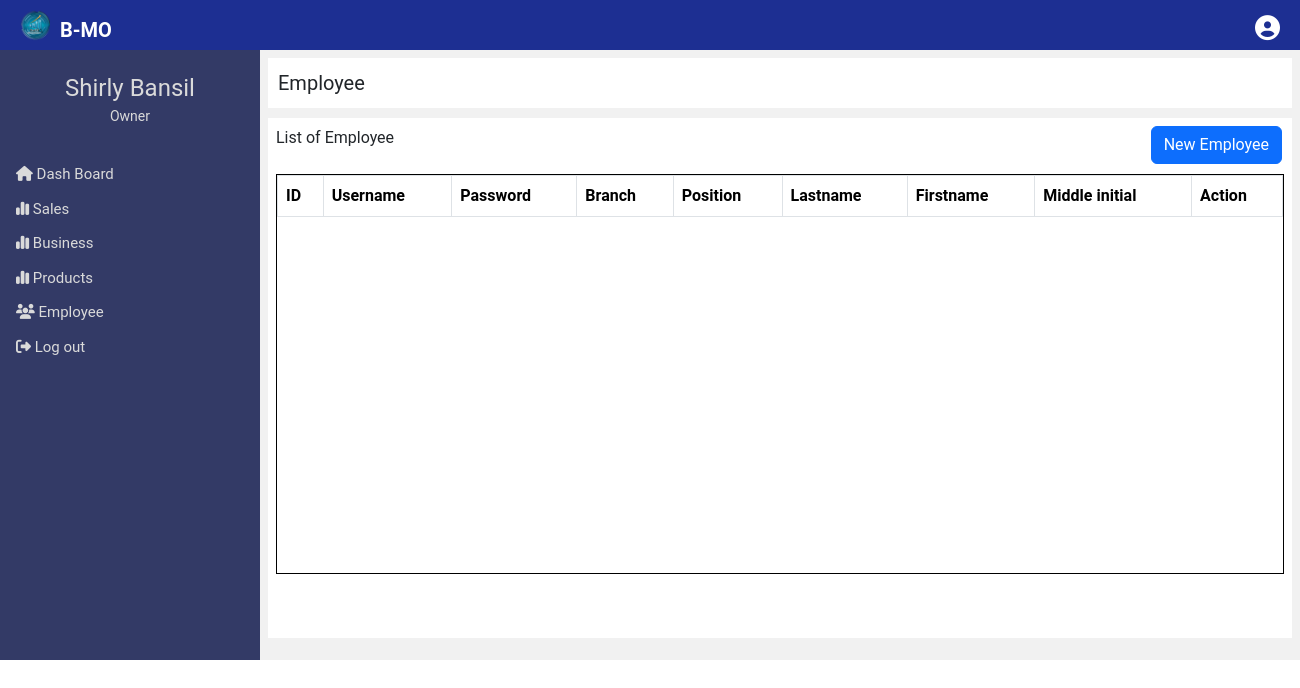
/owner_landing_page/employee.php, run on an earlier commit of the app's database.
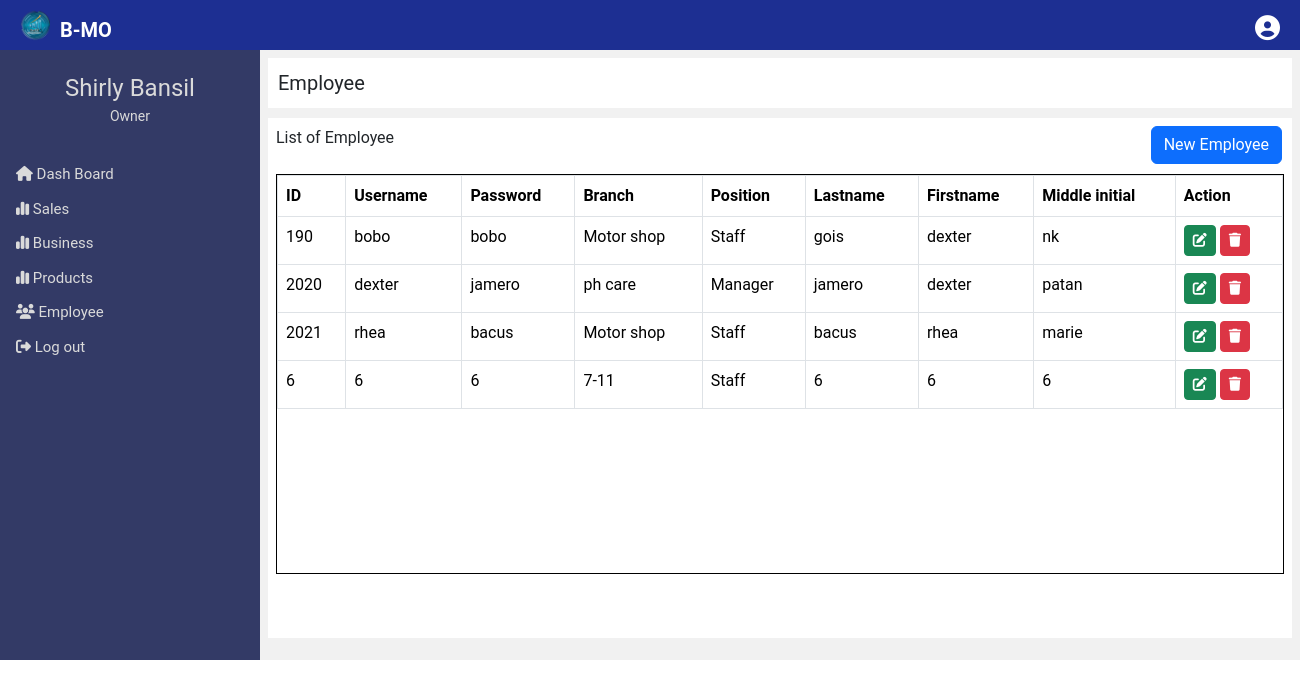
And on a later commit of the database.
### tables this page shows
CREATE TABLE `employee` (
  `ID` varchar(30) NOT NULL,
  `Username` varchar(30) NOT NULL,
  `Password` varchar(30) NOT NULL,
  `Branch` varchar(30) NOT NULL,
  `Position` varchar(30) NOT NULL,
  `Last_name` varchar(30) NOT NULL,
  `First_name` varchar(30) NOT NULL,
  `Middle_name` varchar(30) NOT NULL
);

### owner_landing_page/employee.php (the view, shortened to what the changed rows need)
<!DOCTYPE html>
<html>
    <head>
       <link rel="stylesheet" href="employee.css">
   </head>
    <body>
          <div class="main" id="a">
            <div class="frame" src="" name="iframe">
                    <div class="busin-right">
                        <div class="busin-left">
                    <div class="List_of_product">
                    <br>
                        <div class="product">
                        <?php include('header.php'); ?>
                        <table class="table table-bordered table-hover">
                        <thead>
                            <tr>
                            <th scope="col">ID</th>
                            <th scope="col">Username</th>
                            <th scope="col">Password</th>
                            <th scope="col">Branch</th>
                            <th scope="col">Position</th>
                            <th scope="col">Lastname</th>
                            <th scope="col">Firstname</th>
                            <th scope="col">Middle initial</th>
                            <th scope="col">Action</th>
                            </tr>
                        </thead>
                        <tbody>
                            <?php
                             $host = "localhost";
                             $dbname = "multi_bussines_system";
                             $username = "root";
                             $password = "";
                            try{
                                $pdo = new PDO("mysql:host=$host;dbname=$dbname", $username, $password);
                                 $pdo->setAttribute(PDO::ATTR_ERRMODE,PDO::ERRMODE_EXCEPTION);
                               $query = " SELECT * FROM employee";
                               $statement = $pdo->prepare($query);
                               $statement->execute();
                               $result = $statement->fetchALL(PDO::FETCH_ASSOC);
                               if( $result){
                                foreach ($result as $row){
                                    ?>
                                    <tr>
                                        <td class="user_id"><?= $row['ID'];?></td>
                                        <td><?= $row['Username']?></td>
                                        <td><?= $row['Password']?></td>
                                        <td><?= $row['Branch']?></td>
                                        <td><?= $row['Position']?></td>
                                        <td><?= $row['Last_name']?></td>
                                        <td><?= $row['First_name']?></td>
                                        <td><?= $row['Middle_name']?></td>
                                        <td>
                                            <a href="#" class="btn btn-success btn-sm edit-data"> <i class="fa-solid fa-pen-to-square" style="color: #ffffff;"></i> </a>
                                            <a href="#" class="btn btn-danger btn-sm delete-data"><i class="fa-solid fa-trash" style="color: #ffffff;"></i></a>
                                        </td>
                                    </tr>
                                    <?php
                                }
                               }
                            }catch(PDOException $e){
                                echo $e->getMessage();
                            }
                            ?>
                        </tbody>
                      </div>
                    <?php include('footer.php');?>
    </body>
</html>

What changed in the data, as far as the page shows it:
added employee: ID "190", Username "bobo", Password "bobo", Branch "Motor shop", Position "Staff", Last_name "gois", First_name "dexter", Middle_name "nk"
added employee: ID "2020", Username "dexter", Password "jamero", Branch "ph care", Position "Manager", Last_name "jamero", First_name "dexter", Middle_name "patan"
added employee: ID "2021", Username "rhea", Password "bacus", Branch "Motor shop", Position "Staff", Last_name "bacus", First_name "rhea", Middle_name "marie"
added employee: ID "6", Username "6", Password "6", Branch "7-11", Position "Staff", Last_name "6", First_name "6", Middle_name "6"
